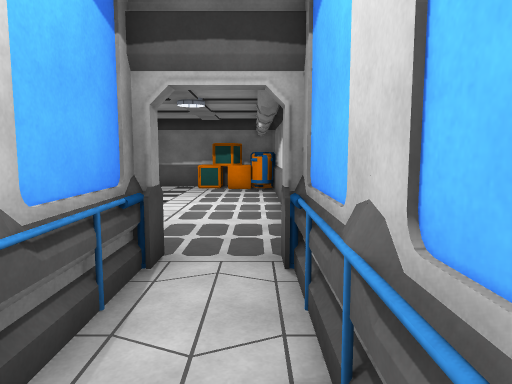
View 1 (above)

16 first-person views from a walk through a Unity game level. The camera is 1.5 m above the floor, tilts 6° down and sees 70° across. The floor is counted in squares, 1 m on a side. Each view is taken from the middle of a square. On the plan, view 1 faces up. The plan holds only what a view shows up to about 16 squares ahead; the rest is blank. The place goes on beyond the plan. The player character is not drawn. Door leaves are left out, so doorways stand open. Surface patterns are stand-ins for the level's own textures.

View 2
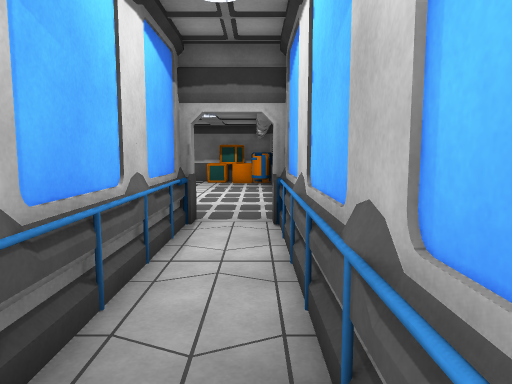

View 3
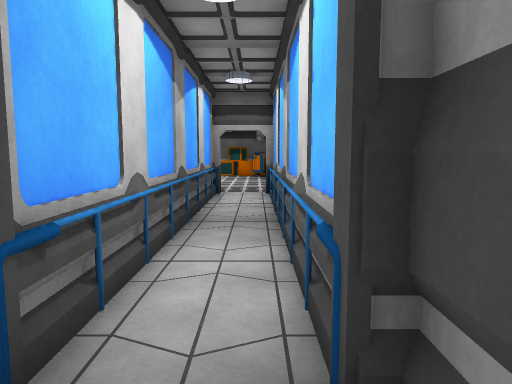

View 4
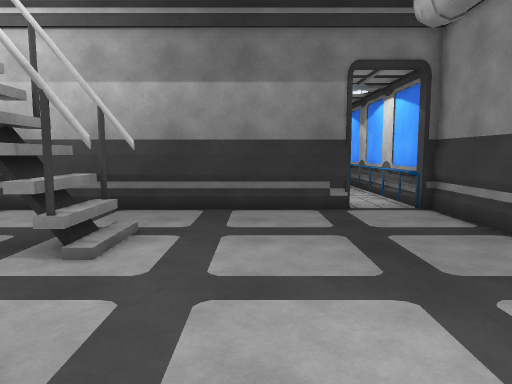

View 5
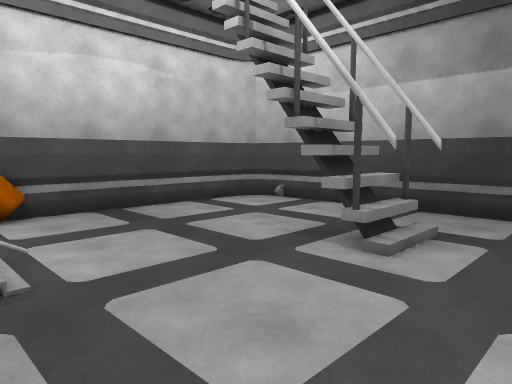

View 6
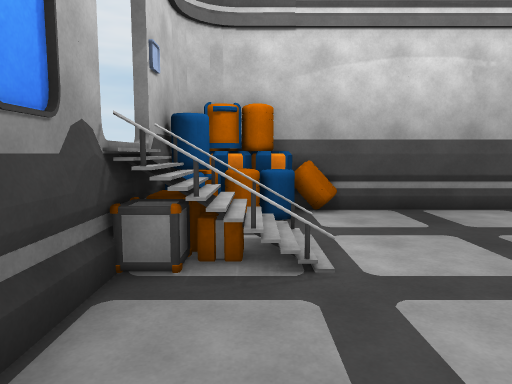

View 7
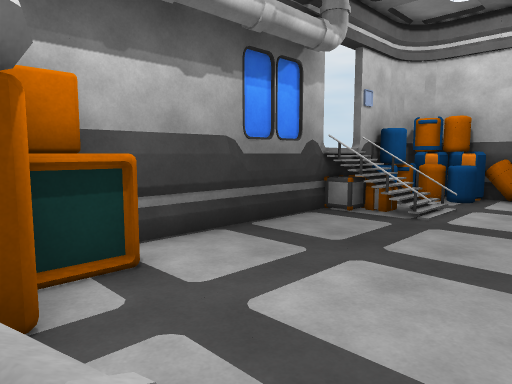

View 8
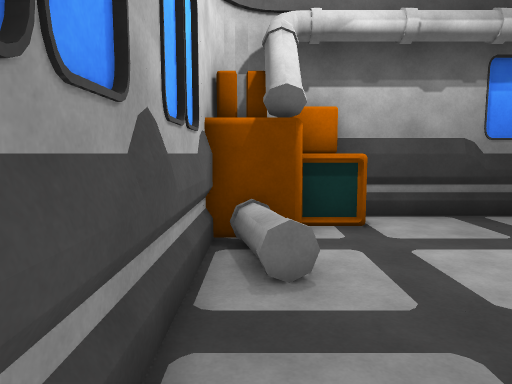

View 9
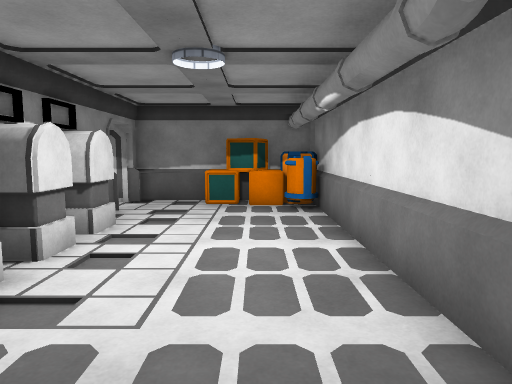

View 10
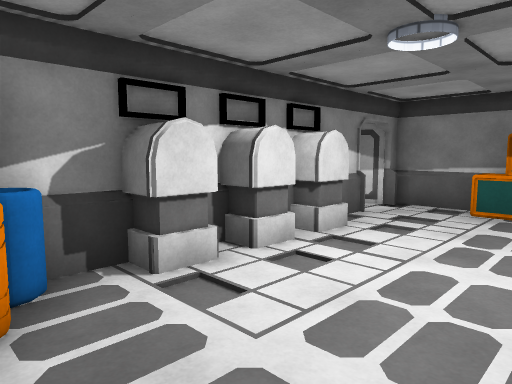

View 11
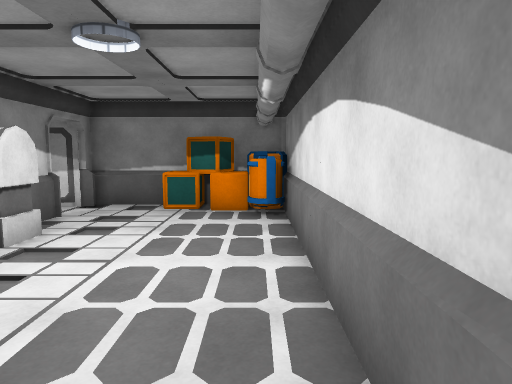

View 12
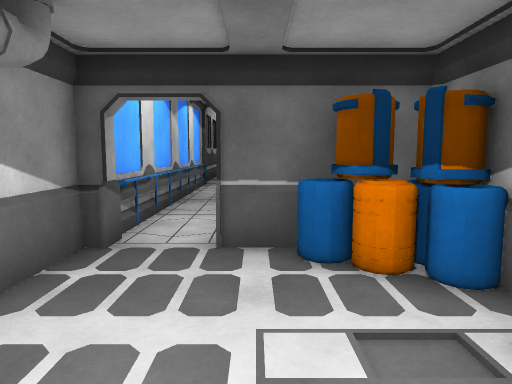

View 13
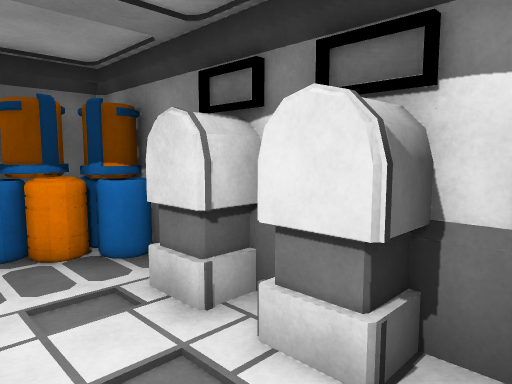

View 14
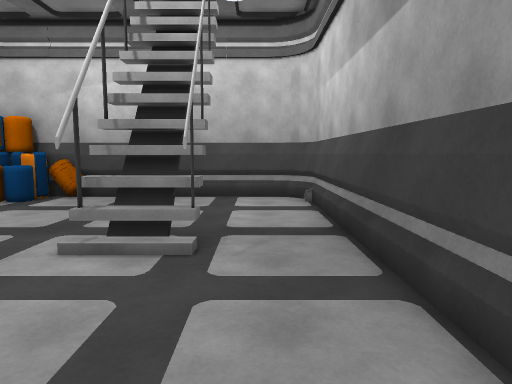

View 15
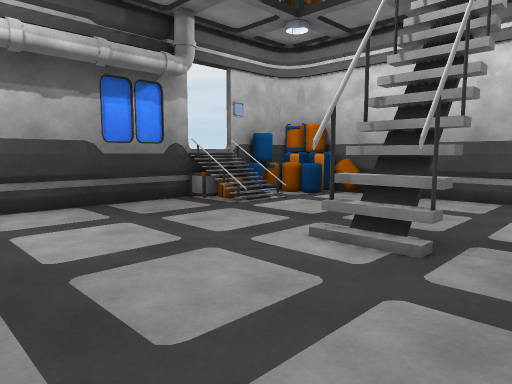

View 16
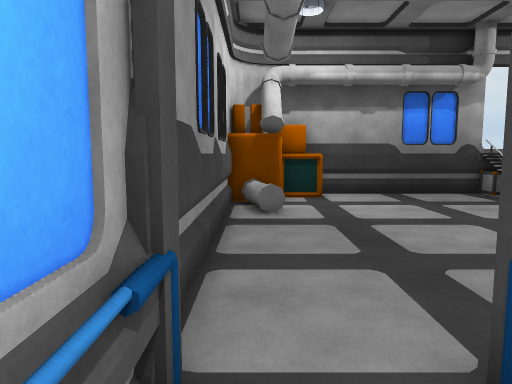

### Floor plan
Key: @ floor where view 1 was taken; # wall or solid block; . floor; / step, stairs or slope; D open door; v drop or lower ground; C crate; B barrel; G guardrail; P pipe; O other object.
Columns run from 14 left of view 1 to 1 right of it. Each row starts with its distance up from view 1.
 17          #######
 16          #..CCB#
 15          #....B#
 14          #.....#
 13           O....#
 12          #O....#
 11          #O....#
 10          #O....#
  9          #O....#
  8          #O....#
  7          #B....#
  6          #BB...#
  5          ####..#
  4             G..G
  3             G..G
  2             #GG#
  1             #..#
  0             G.@G
 -1             #GG#
 -2             #..#
 -3             G..G
 -4             #GG#
 -5             #..#
 -6             G..G
 -7 #############GG#
 -8 #..............#
 -9 #..............#
-10 #.....#v#......#
-11 #.....OO.......#
-12 #.....###......#
-13 #..............#
-14 #............PP#
-15 #B............P#
-16 BB..///.......P#
-17 #BB.//.......PP
-18 #BBB//......CCC
-19 ####DD#######

Where each view was taken, in squares from view 1:
view 1: 0 up, 0 right, facing up
view 2: 3 down, 0 right, facing up
view 3: 9 down, 0 right, facing up
view 4: 17 down, 4 left, facing up
view 5: 17 down, 4 left, facing up-left
view 6: 17 down, 4 left, facing left
view 7: 13 down, 0 right, facing down-left
view 8: 10 down, 0 right, facing down
view 9: 5 up, 1 left, facing up
view 10: 6 up, 0 right, facing up-left
view 11: 6 up, 0 right, facing up
view 12: 11 up, 2 left, facing down
view 13: 12 up, 2 left, facing down-left
view 14: 9 down, 1 left, facing left
view 15: 8 down, 1 left, facing down-left
view 16: 5 down, 0 right, facing down
